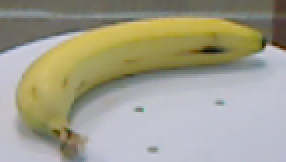
%> input picture rgbd-dataset/banana/banana_1_1_100_crop.png, 143 x 81 px (shown 2 times larger)
$ octave --eval "result = edgeDetection(rgb2gray(imread('rgbd-dataset/banana/banana_1_1_100_crop.png')));"   (GNU Octave 9; MATLAB toolbox functions it lacks are replaced by stand-ins)
%> lines starting %> are read from the running program, lines starting %| are printed output that depends on the picture; in (x1, y1, x2, y2) boxes, pixels count from 0 and x2, y2 are one past the last pixel; in counts of white or black regions, pixels touching at a corner belong together; the program's own positions count from 1
### gaussianFilter.m
function w = gaussianFilter(x_dev, y_dev, m, n, theta)

    % Creates an empty mask
    w = zeros(m, n);

    % Rotation matrix around Z-axis
    r = [cos(theta) -sin(theta)
         sin(theta)  cos(theta)];

    % Calculating the mean in X and Y
    % as being the center of the mask
    mu_x = ceil(m/2);
    mu_y = ceil(n/2);

    % Shifts the mask such that both means are zero
    X = (1 : m) - mu_x;
    Y = (1 : n) - mu_y;

    % Rotates and multiply the two Gaussian distributions
    % together for each element in the mask
    for i = 1 : m
        for j = 1 : n
            u = r*[X(i), Y(j)]';
            w(i, j) = gauss(u(1), x_dev)*gauss(u(2), y_dev);
        end
    end

    % Help function calculating the Gaussian distribution
    function z = gauss(x, dev)
        z = (1/(dev*sqrt(2*pi)))*exp(-x^2/(2*dev^2));
    end
end

### sector.m
function T = sector(THETA)
% SECTOR assigns a value to the angle in THETA based on the sector the angle
% lies within. The sectors correspons to the lines that goes through a
% 3-by-3 neighborhood.

    [row col] = size(THETA);
    T = zeros(row, col);
    a = pi/8;

    for i = 1 : row
        for j = 1 : col
            B = THETA(i,j);
            if (a<=B && 3*a>B) || (9*a<=B && 11*a>B)
                T(i,j) = 1;
            elseif (3*a<=B && 5*a>B) || (11*a<=B && 13*a>B)
                T(i,j) = 2;
            elseif (5*a<=B && 7*a>B) || (13*a<=B && 15*a>B)
                T(i,j) = 3;
            end
        end
    end

end

### edgeDetection.m
function J = edgeDetection(I)
% EDGEDETECTION uses a the Canny edge detection algorithm to detect edges.
%   J = edgeDetection(I) returns an image J containing the edges in I. The
%   edges are comouted using the following scheme:
%   1. Smoothing with a Gaussian filter
%   2. Computing the gradient and its magnitude and orientation
%   3. Nonmaxima suppression
%   4. Thersholding

    [row, col] = size(I);
%> row = 81; col = 143
    J = zeros(row, col);
    P = J;
    Q = J;
    M = J;
    THETA = J;
    t = 7;

    % Smoothing image with a Gaussian filter
    w = gaussianFilter(2, 2, 7, 7, 0);
    S = conv2(double(I), w, 'same');

    % Computing the partial derivatives, and the magnitude and orientation
    % of the gradient, using an improved 3-by-3 neighborhood to calculate
    % the gradient.
    for i = 1:row
        for j = 1:col
            if i == row
                P(i,j) = P(i-1, j);
                Q(i,j) = Q(i-1, j);
            elseif j == col
                P(i,j) = P(i, j-1);
                Q(i,j) = Q(i, j-1);
            else
                P(i,j) = (S(i,j+1) - S(i,j) + S(i+1,j+1) - S(i+1,j))/2;
                Q(i,j) = (S(i,j) - S(i+1,j) + S(i,j+1) - S(i+1,j+1))/2;
            end
%             P(i,j) = (S(i,j+1) - S(i,j-1) + S(i-1,j+1) - S(i-1,j-1) + S(i+1,j+1) - S(i+1,j-1))/2;
%             Q(i,j) = (S(i+1,j) - S(i-1,j) + S(i+1,j-1) - S(i-1,j-1) + S(i+1,j+1) - S(i-1,j+1))/2;
            M(i,j) = sqrt(P(i,j)^2 + Q(i,j)^2);
            THETA(i,j) = atan2(Q(i,j), P(i,j));
        end
    end
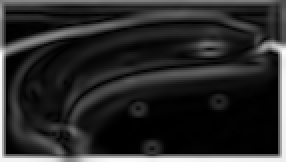
%> M: size 81x143 double (shown 2 times larger); min 0.00532, max 32.83, mean 5.5; drawn with min black and max white
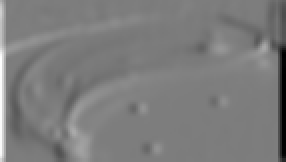
%> P: size 81x143 double (shown 2 times larger); min -31.67, max 32.72, mean -0.2; drawn with min black and max white
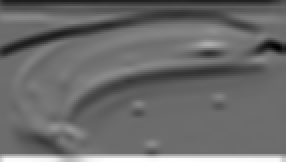
%> Q: size 81x143 double (shown 2 times larger); min -23.77, max 32.18, mean -0.2; drawn with min black and max white
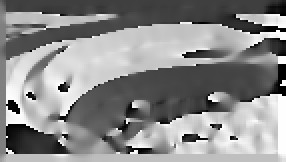
%> THETA: size 81x143 double (shown 2 times larger); min -3.14, max 3.14, mean 0.276; drawn with min black and max white

    % Nonmaxima suppression, i.e removing magnitudes in M that are not
    % maximum compared to its neighbors in the direction of the gradient
    T = sector(THETA);
%> after the loop in sector, `for i = 1 : row`:
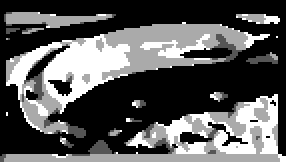
%> T: size 81x143 double (shown 2 times larger); min 0, max 3, mean 1.05; drawn with min black and max white

    M_col = im2col(padarray(M, [1 1]), [3 3]);
    T_col = im2col(T, [1 1]);
    P = M_col(5, :);

    for i = 1 : row*col
        switch T_col(i)
            case 0
                if (P(i)<M_col(2,i) || P(i)<M_col(8,i)); P(i) = 0; end
            case 1
                if (P(i)<M_col(3,i) || P(i)<M_col(7,i)); P(i) = 0; end
            case 2
                if (P(i)<M_col(4,i) || P(i)<M_col(6,i)); P(i) = 0; end
            case 3
                if (P(i)<M_col(1,i) || P(i)<M_col(9,i)); P(i) = 0; end
        end
    end

    N = col2im(P, [3 3], [row+2, col+2]);

    % Thresholding and clearing border
    N(N<t) = 0;
    N(N>0) = 1;
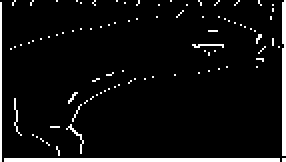
%> N: size 81x143 double (shown 2 times larger); values 0 (black) and 1 (white), 6.4% white; 92 white regions (88 under 20 px), largest, box (x1, y1, x2, y2) and area: (2, 79, 140, 81) 276, (141, 0, 143, 78) 153, (0, 1, 1, 81) 80, (33, 62, 42, 77) 22
    J = imclearborder(N);
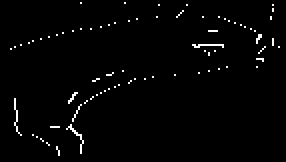
%> J: size 81x143 double (shown 2 times larger); values 0 (black) and 1 (white), 1.7% white in thin lines or dots, all inside (x1, y1, x2, y2) = (5, 1, 140, 78)

end

$ run again, on rgbd-dataset/banana/banana_1_1_16_crop.png
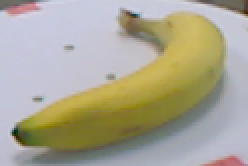
%> input picture rgbd-dataset/banana/banana_1_1_16_crop.png, 124 x 83 px (shown 2 times larger)
%> after the loop in sector, `for i = 1 : row`:
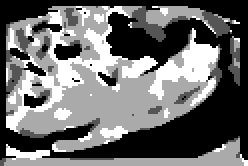
%> T: size 83x124 double (shown 2 times larger); min 0, max 3, mean 1.28; drawn with min black and max white
%> in edgeDetection, `J = imclearborder(N);`:
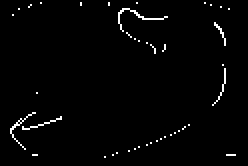
%> J: size 83x124 double (shown 2 times larger); values 0 (black) and 1 (white), 1.8% white in thin lines or dots, all inside (x1, y1, x2, y2) = (5, 1, 118, 79)

$ run again, on rgbd-dataset/banana/banana_1_1_20_crop.png
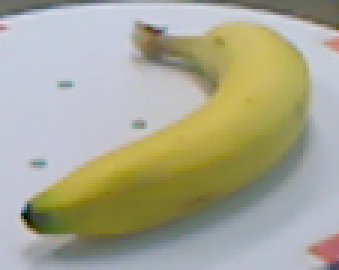
%> input picture rgbd-dataset/banana/banana_1_1_20_crop.png, 113 x 90 px (shown 3 times larger)
%> after the loop in sector, `for i = 1 : row`:
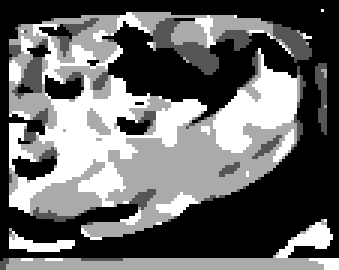
%> T: size 90x113 double (shown 3 times larger); min 0, max 3, mean 1.23; drawn with min black and max white
%> in edgeDetection, `J = imclearborder(N);`:
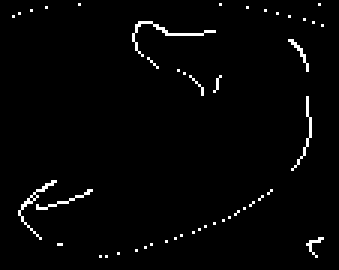
%> J: size 90x113 double (shown 3 times larger); values 0 (black) and 1 (white), 2% white in thin lines or dots, all inside (x1, y1, x2, y2) = (4, 1, 108, 86)

$ run again, on rgbd-dataset/banana/banana_1_1_23_crop.png
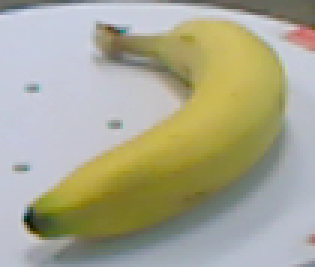
%> input picture rgbd-dataset/banana/banana_1_1_23_crop.png, 105 x 89 px (shown 3 times larger)
%> in edgeDetection, `J = imclearborder(N);`:
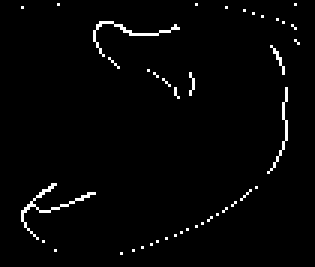
%> J: size 89x105 double (shown 3 times larger); values 0 (black) and 1 (white), 2.1% white in thin lines or dots, all inside (x1, y1, x2, y2) = (7, 1, 100, 85)
